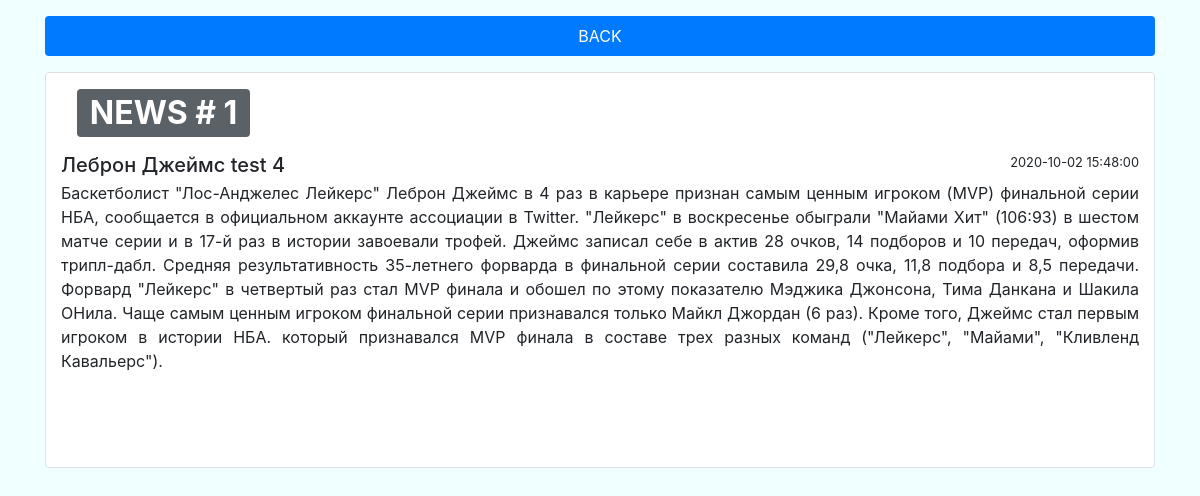
Screenshot of /admin/view.php?id=1 with the database file from the repository.
### tables this page shows
CREATE TABLE `news` (
  `id` int(11) UNSIGNED NOT NULL,
  `title` varchar(255) NOT NULL,
  `date` datetime NOT NULL,
  `preview` varchar(255) NOT NULL,
  `text` text NOT NULL,
  `image` varchar(255) DEFAULT NULL
);

### admin/view.php (the view, shortened to what this page needs)
<?php
$id = $_GET['id'];
$servername = "localhost";
$username = "root";
$password = "";
$dbname = "newstest";
$conn = new mysqli($servername, $username, $password, $dbname);
$sql = "SELECT * FROM news WHERE id = '{$id}'";
$result = $conn->query($sql);
$sql = "SELECT * FROM news WHERE id = '{$id}'";
$result = $conn->query($sql);
$news = $result->fetch_assoc();
?>
<!doctype html>
<html lang="en">
<head>
    <link rel="stylesheet" href="https://stackpath.bootstrapcdn.com/bootstrap/4.5.0/css/bootstrap.min.css"
>
    <link rel="stylesheet" href="../css/main.css">
</head>
<body>
<div class="container">
    <nav class="nav nav-pills flex-column flex-sm-row newitem nav-justified">
        <a class=" flex-sm-fill text-sm-center nav-link active" href="/admin.php">BACK</a>
    </nav>
    <form>
        <div class="col border border-secondar rounded field">
            <div class="edit-news badge badge-primary text-wrap topic">
                NEWS # <?php echo $news['id'] ?>
            </div>
            <div class="d-flex w-100 justify-content-between">
                <h5 class="mb-1"><?php
                    foreach ($result as $item) {
                        echo $item['title'];
                    }
                    ?>
                </h5>
                <small><?php
                    foreach ($result as $item) {
                        echo $item['date'];
                    }
                    ?>
                </small>
            </div>
            <p class="mb-1 news-text"><?php
                foreach ($result as $item) {
                    echo $item['text'];
                }
                ?>
            </p>
            <div class="col-md-4">
            </div>
            <div class="col-md-4 ">
            </div>
            <div class="col-md-4">
            </div>
        </div>
    </form>
</div>
</body>
</html>

### css/main.css (style rules this page uses)
body { background: azure; }
.col-md-4 { padding: 15px; }
.border { background: white; margin-top: 1rem; }
.topic { font-size: 2rem; height:3rem; background: #5A6268; }
.newitem { margin-top: 1rem; text-align: center; }
.edit-news { margin: 1rem; }
.news-text { text-align: justify; }

### rows the page displays
news: id "1", title "Леброн Джеймс test 4", date "2020-10-02 15:48:00", text "Баскетболист \"Лос-Анджелес Лейкерс\" Леброн Джеймс в 4 раз в карьере признан самым ценным игроком (MVP) финальной серии НБА, сообщается в официальном аккаунте ассоциации в Twitter. \"Лейкерс\" в воскресенье обыграли \"Майами Хит\" (106:93) в шестом матче серии и в 17-й раз в истории завоевали трофей. Джеймс записал себе в актив 28 очков, 14 подборов и 10 передач, оформив трипл-дабл. Средняя результативность 35-летнего форварда в финальной серии составила 29,8 очка, 11,8 подбора и 8,5 передачи. Форвард \"Лейкерс\" в четвертый раз стал MVP финала и обошел по этому показателю Мэджика Джонсона, Тима Данкана и Шакила ОНила. Чаще самым ценным игроком финальной серии признавался только Майкл Джордан (6…"
